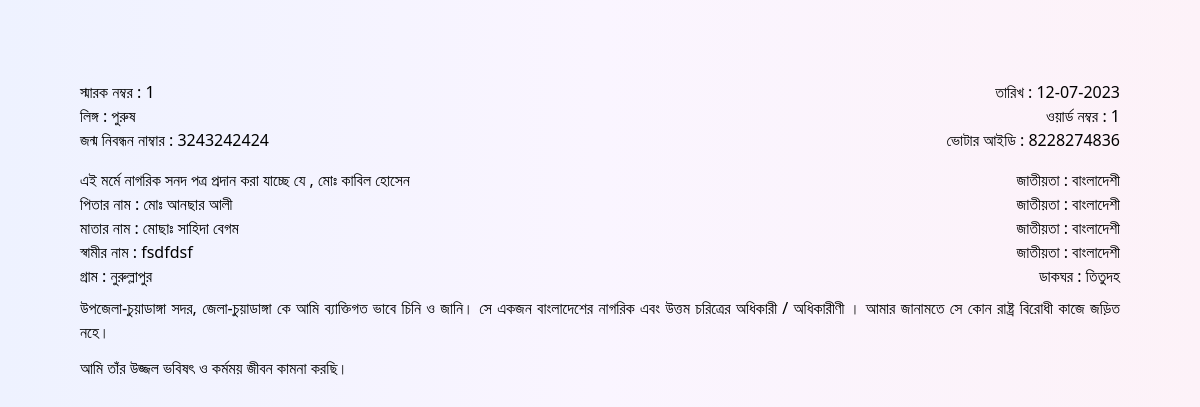
Page /sonodreport.php?id=1 on the earlier database version.
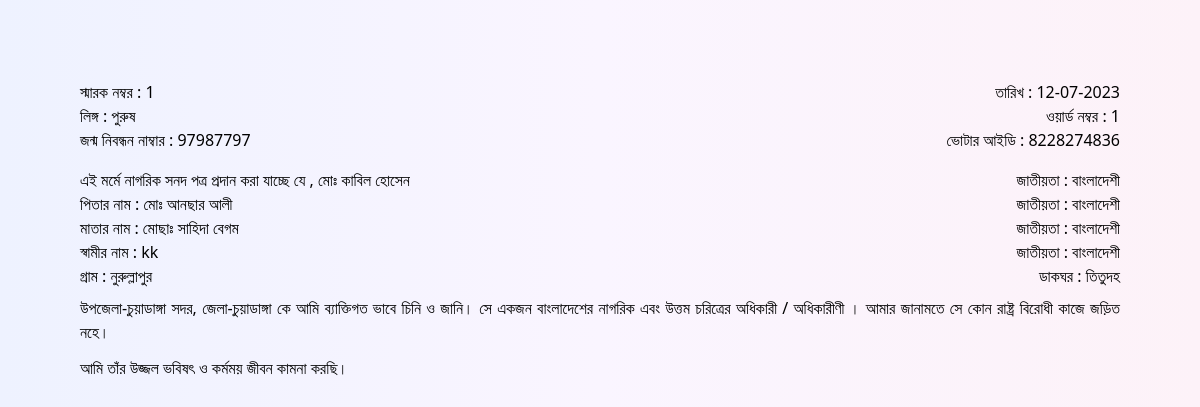
Same page on the later database version.
### tables this page shows
CREATE TABLE `nagorik` (
  `id` int(11) NOT NULL,
  `sarok` varchar(255) NOT NULL,
  `name` varchar(255) NOT NULL,
  `fathername` varchar(255) NOT NULL,
  `mothername` varchar(255) NOT NULL,
  `husband` varchar(255) NOT NULL,
  `gram` varchar(255) NOT NULL,
  `word` varchar(255) NOT NULL,
  `birthno` varchar(255) NOT NULL,
  `voterid` varchar(255) NOT NULL,
  `mobileno` varchar(255) NOT NULL,
  `gender` varchar(255) NOT NULL,
  `dakghor` varchar(255) NOT NULL,
  `date` varchar(255) NOT NULL
);

### sonodreport.php (the view, shortened to what this page needs)
<?php
if (isset($_REQUEST['id'])) {
    $rid = $_REQUEST['id'];
    $query = "SELECT * FROM `nagorik` WHERE sarok=$rid";
    $poriciti = mysqli_query($con, $query);
    $result = mysqli_fetch_array($poriciti);
}
?>
<!DOCTYPE html>
<html lang="en" dir="ltr">
<head>
    <script src="https://cdn.tailwindcss.com"></script>
</head>
<body class='bg-gradient-to-r from-indigo-50 via-purple-50 to-pink-50 z-40 mb-10'>
    <div class='px-20 py-20 relative'>
        <?php
        $rid = $result['sarok'];
        $name = $result['name'];
        $fathername = $result['fathername'];
        $mothername = $result['mothername'];
        $husband = $result['husband'];
        $gram = $result['gram'];
        $word = $result['word'];
        $birthno = $result['birthno'];
        $gender = $result['gender'];
        $dakghor = $result['dakghor'];
        $voterid = $result['voterid'];
        $date = $result['date'];
        ?>
        <div class="flex justify-between items-center">
            <p class=''>স্মারক নম্বর : <span><?= $rid ?></span></p>
            <p class=''>তারিখ : <span><?= $date ?></span> <br>
            </p>
        </div>
        <div class="flex justify-between items-start">
            <p>লিঙ্গ : <span><?= $gender ?></span> </p>
            <p class=''>ওয়ার্ড নম্বর : <span><?= $word ?></span></p>
        </div>
        <div class="flex justify-between items-start">
            <p>জন্ম নিবন্ধন নাম্বার : <span><?= $birthno ?></span> </p>
            <p>ভোটার আইডি : <span><?= $voterid ?></span> </p>
        </div>
        <div class="flex justify-between items-start mt-4">
            <p class="">এই মর্মে নাগরিক সনদ পত্র প্রদান করা যাচ্ছে যে , <span><?= $name ?></span></p>
            <p>জাতীয়তা : বাংলাদেশী </p>
        </div>
        <div class="flex justify-between items-start">
            <p>পিতার নাম : <span><?= $fathername ?></span> </p>
            <p>জাতীয়তা : বাংলাদেশী </p>
        </div>
        <div class="flex justify-between items-start">
            <p>মাতার নাম : <span><?= $mothername ?></span> </p>
            <p>জাতীয়তা : বাংলাদেশী </p>
        </div>
        <div class="flex justify-between items-start">
            <p>স্বামীর নাম : <span><?= $husband ?></span> </p>
            <p>জাতীয়তা : বাংলাদেশী </p>
        </div>
        <div class="flex justify-between items-start">
            <p>গ্রাম : <span><?= $gram ?></span> </p>
            <p>ডাকঘর : <span><?= $dakghor ?></span></p>
        </div>
        <p class="text-justify my-2">উপজেলা-চুয়াডাঙ্গা সদর, জেলা-চুয়াডাঙ্গা কে আমি ব্যাক্তিগত ভাবে চিনি ও জানি। সে
            একজন বাংলাদেশের নাগরিক এবং উত্তম চরিত্রের অধিকারী / অধিকারীণী । আমার
            জানামতে সে কোন রাষ্ট্র বিরোধী কাজে জড়িত নহে।
        </p>
        <p class="my-3">আমি তাঁর উজ্জল ভবিষৎ ও কর্মময় জীবন কামনা করছি।</p>
    </div>
</body>
</html>

Differences in the rows shown:
changed nagorik "মোঃ আনছার আলী": birthno "3243242424" → "97987797"; husband "fsdfdsf" → "kk"
